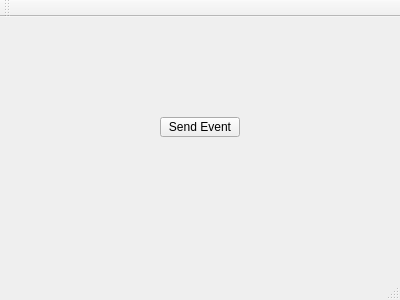
<?xml version="1.0" encoding="UTF-8"?>
<ui version="4.0">
 <class>MainWindow</class>
 <widget class="QMainWindow" name="MainWindow">
  <property name="geometry">
   <rect>
    <x>0</x>
    <y>0</y>
    <width>400</width>
    <height>300</height>
   </rect>
  </property>
  <property name="windowTitle">
   <string>MainWindow</string>
  </property>
  <widget class="QWidget" name="centralWidget">
   <widget class="QPushButton" name="pushButton">
    <property name="geometry">
     <rect>
      <x>160</x>
      <y>100</y>
      <width>80</width>
      <height>20</height>
     </rect>
    </property>
    <property name="text">
     <string>Send Event</string>
    </property>
   </widget>
  </widget>
  <widget class="QMenuBar" name="menuBar">
   <property name="geometry">
    <rect>
     <x>0</x>
     <y>0</y>
     <width>400</width>
     <height>20</height>
    </rect>
   </property>
  </widget>
  <widget class="QToolBar" name="mainToolBar">
   <attribute name="toolBarArea">
    <enum>TopToolBarArea</enum>
   </attribute>
   <attribute name="toolBarBreak">
    <bool>false</bool>
   </attribute>
  </widget>
  <widget class="QStatusBar" name="statusBar"/>
 </widget>
 <layoutdefault spacing="6" margin="11"/>
 <resources/>
 <connections/>
</ui>
